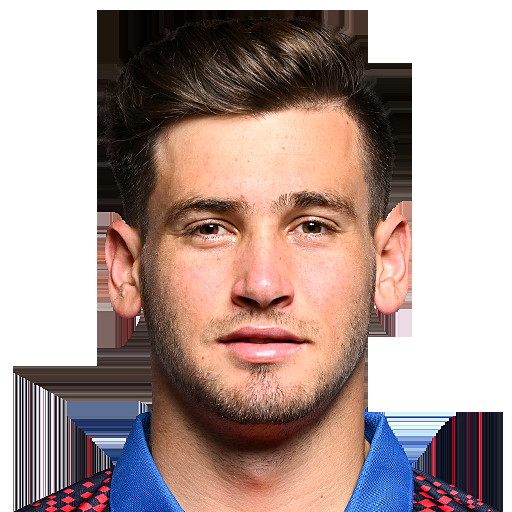
#> input picture Mashup/FaceMashupGame/players/AFG_Ahmad.png, 512 x 512 px; its folder holds 4 pictures in this run
$ python beautiful_main.py
#> lines starting #> are read from the running program, lines starting #| are printed output that depends on the picture
### Mashup/FaceMashupGame/clean_utils.py
import cv2
import numpy as np
import os
import random
import warnings
from typing import List, Tuple, Optional


# Suppress libpng warnings about sRGB profiles
warnings.filterwarnings("ignore", category=UserWarning)
os.environ['OPENCV_IO_ENABLE_OPENEXR'] = '1'


class CleanFaceProcessor:
    def __init__(self):
        """Initialize the face processor with OpenCV's built-in face detection."""
        # Load OpenCV's pre-trained face cascade
        cascade_path = cv2.data.haarcascades + 'haarcascade_frontalface_default.xml'
        self.face_cascade = cv2.CascadeClassifier(cascade_path)

        # Define approximate regions as percentages of face rectangle
        # These are rough estimates without precise landmark detection
        self.eye_region = (0.15, 0.25, 0.7, 0.4)    # x%, y%, w%, h% of face
        self.nose_region = (0.3, 0.4, 0.4, 0.3)     # x%, y%, w%, h% of face
        self.mouth_region = (0.25, 0.65, 0.5, 0.25) # x%, y%, w%, h% of face

    def detect_face(self, image: np.ndarray) -> Optional[Tuple[int, int, int, int]]:
        """Detect the largest face in an image."""
        gray = cv2.cvtColor(image, cv2.COLOR_BGR2GRAY)
        faces = self.face_cascade.detectMultiScale(gray, 1.1, 4)

        if len(faces) == 0:
            return None

        # Return the largest face
        largest_face = max(faces, key=lambda face: face[2] * face[3])
        return tuple(largest_face)

    def extract_face_part(self, image: np.ndarray, face_rect: Tuple[int, int, int, int],
                         part_region: Tuple[float, float, float, float]) -> np.ndarray:
        """Extract a face part based on region percentages."""
        fx, fy, fw, fh = face_rect
        rx, ry, rw, rh = part_region

        # Calculate actual coordinates
        x = int(fx + fw * rx)
        y = int(fy + fh * ry)
        w = int(fw * rw)
        h = int(fh * rh)

        # Ensure coordinates are within image bounds
        x = max(0, min(x, image.shape[1] - w))
        y = max(0, min(y, image.shape[0] - h))
        w = min(w, image.shape[1] - x)
        h = min(h, image.shape[0] - y)

        return image[y:y+h, x:x+w]

    def resize_to_match(self, source_part: np.ndarray, target_size: Tuple[int, int]) -> np.ndarray:
        """Resize a face part to match target dimensions."""
        return cv2.resize(source_part, target_size)

    def create_simple_mask(self, shape: Tuple[int, int]) -> np.ndarray:
        """Create a simple elliptical mask for blending."""
        mask = np.zeros(shape, dtype=np.uint8)
        center = (shape[1]//2, shape[0]//2)
        axes = (shape[1]//3, shape[0]//3)
        cv2.ellipse(mask, center, axes, 0, 0, 360, 255, -1)

        # Apply Gaussian blur for smoother edges
        mask = cv2.GaussianBlur(mask, (15, 15), 0)
        return mask

    def blend_parts(self, base_image: np.ndarray, overlay_part: np.ndarray,
                   position: Tuple[int, int]) -> np.ndarray:
        """Blend a face part onto the base image."""
        x, y = position
        h, w = overlay_part.shape[:2]

        # Ensure overlay fits within base image
        if x + w > base_image.shape[1] or y + h > base_image.shape[0]:
            return base_image

        # Create mask for smooth blending
        mask = self.create_simple_mask((h, w))
        mask_3d = cv2.merge([mask, mask, mask]) / 255.0

        # Extract the region to blend
        base_region = base_image[y:y+h, x:x+w]

        # Blend using alpha compositing
        blended_region = overlay_part * mask_3d + base_region * (1 - mask_3d)

        # Apply blended region back to base image
        result = base_image.copy()
        result[y:y+h, x:x+w] = blended_region.astype(np.uint8)

        return result


def safe_imread(filepath: str) -> Optional[np.ndarray]:
    """Safely read an image file, suppressing PNG warnings."""
#> called with filepath = 'players/AFG_Ahmad.png'
    try:
        # Temporarily redirect stderr to suppress libpng warnings
        import sys
        from io import StringIO

        old_stderr = sys.stderr
        sys.stderr = StringIO()

        # Read the image
        image = cv2.imread(filepath)
#> image is the input picture: shape (512, 512, 3); mean B, G, R 148.9, 153.8, 174.8

        # Restore stderr
        sys.stderr = old_stderr

        return image
    except Exception as e:
        print(f"Error loading {filepath}: {e}")
        return None


class CleanMashupGenerator:
    def __init__(self, players_folder: str = "players"):
        """Initialize the clean mashup generator."""
        self.players_folder = players_folder
        self.face_processor = CleanFaceProcessor()

    def load_player_images(self) -> List[Tuple[str, np.ndarray]]:
        """Load all player images from the players folder."""
        images = []

        if not os.path.exists(self.players_folder):
            raise FileNotFoundError(f"Players folder '{self.players_folder}' not found!")

        print("📸 Loading player images...")
        for filename in os.listdir(self.players_folder):
            if filename.lower().endswith(('.jpg', '.jpeg', '.png', '.bmp')):
                filepath = os.path.join(self.players_folder, filename)

                # Use safe imread to suppress warnings
                image = safe_imread(filepath)

                if image is not None:
                    # Get player name from filename
                    player_name = os.path.splitext(filename)[0].replace('_', ' ').title()
                    images.append((player_name, image))
                    print(f"  ✅ Loaded: {player_name}")
                else:
                    print(f"  ❌ Failed to load: {filename}")

        print(f"📊 Total loaded: {len(images)} players")
        return images

    # [137 lines left out: functions create_simple_mashup, generate_quiz_options, test_clean_face_processing, not called in this run]


# [2 lines that do not run on import are left out]

### Mashup/FaceMashupGame/beautiful_main.py
import cv2
import numpy as np
import os
import random
import sys
from io import StringIO
from clean_utils import CleanMashupGenerator


class BeautifulFaceMashupGame:
    def __init__(self):
        """Initialize the Beautiful Face Mashup Game with modern UI."""
        self.mashup_generator = CleanMashupGenerator()
        self.score = 0
        self.rounds_played = 0
        self.window_name = "🎭 Cricket Face Mashup Challenge"

        # Game settings
        self.quiz_options = []
        self.correct_answer = ""
        self.current_mashup = None
        self.game_state = "playing"  # "playing", "answered", "quit"

        # UI settings
        self.button_areas = []
        self.feedback_message = ""
        self.feedback_color = (255, 255, 255)

        # Beautiful UI Theme
        self.colors = {
            'primary': (52, 152, 219),      # Beautiful blue
            'success': (46, 204, 113),      # Green
            'danger': (231, 76, 60),        # Red
            'warning': (241, 196, 15),      # Yellow
            'dark': (44, 62, 80),           # Dark blue-gray
            'light': (236, 240, 241),       # Light gray
            'white': (255, 255, 255),       # White
            'background': (25, 25, 40),     # Dark background
            'card': (45, 55, 72),           # Card background
            'accent': (155, 89, 182),       # Purple accent
            'gradient_start': (74, 144, 226),
            'gradient_end': (180, 58, 169)
        }

        # Cache all players at startup
        self.all_players = []
        self.all_player_names = []
        self.players_loaded = False

        # Suppress OpenCV warnings
        self.suppress_opencv_warnings()

    def suppress_opencv_warnings(self):
        """Suppress OpenCV and PNG warnings."""
        os.environ['OPENCV_IO_ENABLE_OPENEXR'] = '1'
        self.old_stderr = sys.stderr

    def load_all_players_once(self):
        """Load all players once at startup and cache them."""
        if self.players_loaded:
            return True

        print("🔄 Loading all cricket players...")
        print("🏏 Building your ultimate cricket database...")

        try:
            sys.stderr = StringIO()
            self.all_players = self.mashup_generator.load_player_images()
            self.all_player_names = [name for name, _ in self.all_players]
            sys.stderr = self.old_stderr

            if len(self.all_players) >= 3:
                self.players_loaded = True
                print(f"✅ {len(self.all_players)} cricket legends loaded!")
                print("🎮 Ready for the ultimate face challenge!")
                return True
            else:
                print("❌ Need at least 3 players to play")
                return False

        except Exception as e:
            sys.stderr = self.old_stderr
            print(f"❌ Error loading players: {e}")
            return False

    def draw_gradient_background(self, canvas, width, height):
        """Draw a beautiful gradient background."""
        for y in range(height):
            ratio = y / height
            # Interpolate between gradient colors
            start_color = np.array(self.colors['gradient_start'])
            end_color = np.array(self.colors['gradient_end'])
            color = start_color + ratio * (end_color - start_color)
            cv2.line(canvas, (0, y), (width, y), color.astype(int).tolist(), 1)
        return canvas

    def draw_rounded_rectangle(self, canvas, x1, y1, x2, y2, radius, color, thickness=-1):
        """Draw a rounded rectangle."""
        # Main rectangle
        cv2.rectangle(canvas, (x1 + radius, y1), (x2 - radius, y2), color, thickness)
        cv2.rectangle(canvas, (x1, y1 + radius), (x2, y2 - radius), color, thickness)

        # Corners
        cv2.circle(canvas, (x1 + radius, y1 + radius), radius, color, thickness)
        cv2.circle(canvas, (x2 - radius, y1 + radius), radius, color, thickness)
        cv2.circle(canvas, (x1 + radius, y2 - radius), radius, color, thickness)
        cv2.circle(canvas, (x2 - radius, y2 - radius), radius, color, thickness)

    def draw_shadow(self, canvas, x1, y1, x2, y2, radius=10, offset=5):
        """Draw a subtle shadow behind elements."""
        shadow_color = (0, 0, 0, 30)  # Semi-transparent black
        self.draw_rounded_rectangle(canvas, x1 + offset, y1 + offset,
                                  x2 + offset, y2 + offset, radius,
                                  (20, 20, 20), -1)

    def draw_modern_button(self, canvas, x, y, width, height, text,
                          is_hovered=False, is_selected=False):
        """Draw a modern, beautiful button."""
        # Shadow
        self.draw_shadow(canvas, x, y, x + width, y + height)

        # Button background with gradient effect
        if is_selected:
            color = self.colors['success']
        elif is_hovered:
            color = self.colors['primary']
        else:
            color = self.colors['card']

        # Main button
        self.draw_rounded_rectangle(canvas, x, y, x + width, y + height, 12, color, -1)

        # Border
        border_color = self.colors['primary'] if is_hovered else self.colors['light']
        self.draw_rounded_rectangle(canvas, x, y, x + width, y + height, 12, border_color, 2)

        # Text with better styling
        font = cv2.FONT_HERSHEY_SIMPLEX
        font_scale = 0.45
        thickness = 1

        # Calculate text position for centering
        text_size = cv2.getTextSize(text, font, font_scale, thickness)[0]
        text_x = x + (width - text_size[0]) // 2
        text_y = y + (height + text_size[1]) // 2

        # Text shadow
        cv2.putText(canvas, text, (text_x + 1, text_y + 1), font, font_scale,
                   (0, 0, 0), thickness)

        # Main text
        text_color = self.colors['white']
        cv2.putText(canvas, text, (text_x, text_y), font, font_scale,
                   text_color, thickness)

    def draw_score_card(self, canvas, x, y, width, height):
        """Draw a beautiful score card."""
        # Shadow
        self.draw_shadow(canvas, x, y, x + width, y + height)

        # Card background
        self.draw_rounded_rectangle(canvas, x, y, x + width, y + height, 15,
                                  self.colors['card'], -1)

        # Border
        self.draw_rounded_rectangle(canvas, x, y, x + width, y + height, 15,
                                  self.colors['primary'], 2)

        # Score text
        score_text = f"{self.score}"
        attempts_text = f"of {self.rounds_played}"

        # Main score
        font = cv2.FONT_HERSHEY_SIMPLEX
        cv2.putText(canvas, "SCORE", (x + 15, y + 25), font, 0.5,
                   self.colors['light'], 1)
        cv2.putText(canvas, score_text, (x + 15, y + 50), font, 1.2,
                   self.colors['success'], 2)
        cv2.putText(canvas, attempts_text, (x + 15, y + 70), font, 0.4,
                   self.colors['light'], 1)

    def draw_title_header(self, canvas, width):
        """Draw a beautiful title header."""
        header_height = 100

        # Header background with gradient
        for y in range(header_height):
            ratio = y / header_height
            start_color = np.array(self.colors['dark'])
            end_color = np.array(self.colors['card'])
            color = start_color + ratio * (end_color - start_color)
            cv2.line(canvas, (0, y), (width, y), color.astype(int).tolist(), 1)

        # Title with shadow effect
        title = "CRICKET FACE MASHUP CHALLENGE"
        font = cv2.FONT_HERSHEY_SIMPLEX

        # Title shadow
        cv2.putText(canvas, title, (21, 41), font, 0.8, (0, 0, 0), 2)
        # Main title
        cv2.putText(canvas, title, (20, 40), font, 0.8, self.colors['white'], 2)

        # Subtitle
        subtitle = f"🏏 {len(self.all_players)} Cricket Legends • AI Face Blending"
        cv2.putText(canvas, subtitle, (20, 65), font, 0.4, self.colors['light'], 1)

        # Decorative line
        cv2.rectangle(canvas, (20, 75), (width - 20, 77), self.colors['primary'], -1)

    def create_optimized_mashup(self, num_players: int = 3):
        """Create a mashup using pre-loaded players."""
#> called with num_players = 3
        if not self.players_loaded:
            raise ValueError("Players not loaded!")

        if len(self.all_players) < num_players:
            raise ValueError(f"Need at least {num_players} players")

        selected_players = random.sample(self.all_players, num_players)
        base_name, base_image = selected_players[0]
        base_face = self.mashup_generator.face_processor.detect_face(base_image)
#> in detect_face, `gray = cv2.cvtColor(image, cv2.COLOR_BGR2GRAY)`:
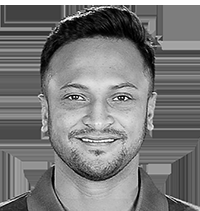
#> gray: shape (211, 200); min 0, max 255, mean 122.3
#> in detect_face, `faces = self.face_cascade.detectMultiScale(gray, 1.1, 4)`: faces = [[35, 47, 129, 129]]
#> in detect_face, `largest_face = max(faces, key=lambda face: face[2] * face[3])`: largest_face = [35, 47, 129, 129]

        if base_face is None:
            for name, image in self.all_players:
                face = self.mashup_generator.face_processor.detect_face(image)
                if face is not None:
                    base_name, base_image, base_face = name, image, face
                    break
            else:
                raise ValueError("Could not find any player with detectable face")

        result_image = base_image.copy()
        used_players = [base_name]

        face_parts = [
            (self.mashup_generator.face_processor.eye_region, "eyes"),
            (self.mashup_generator.face_processor.nose_region, "nose"),
            (self.mashup_generator.face_processor.mouth_region, "mouth")
        ]

        for i, (part_region, part_name) in enumerate(face_parts):
            if i + 1 < len(selected_players):
                source_name, source_image = selected_players[i + 1]
                source_face = self.mashup_generator.face_processor.detect_face(source_image)

                if source_face is not None:
                    try:
                        source_part = self.mashup_generator.face_processor.extract_face_part(
                            source_image, source_face, part_region
                        )

                        fx, fy, fw, fh = base_face
                        rx, ry, rw, rh = part_region
                        target_x = int(fx + fw * rx)
                        target_y = int(fy + fh * ry)
                        target_w = int(fw * rw)
                        target_h = int(fh * rh)

                        resized_part = self.mashup_generator.face_processor.resize_to_match(
                            source_part, (target_w, target_h)
                        )

                        result_image = self.mashup_generator.face_processor.blend_parts(
                            result_image, resized_part, (target_x, target_y)
                        )

                        if source_name not in used_players:
                            used_players.append(source_name)

                    except Exception as e:
                        print(f"Could not blend {part_name} from {source_name}: {e}")
#> this loop made 3 passes
#> largest_face in detect_face on passes 1 to 2: [844, 136, 267, 267], [113, 106, 299, 299]
#> pass 1, in detect_face (call 2), `gray = cv2.cvtColor(image, cv2.COLOR_BGR2GRAY)`:
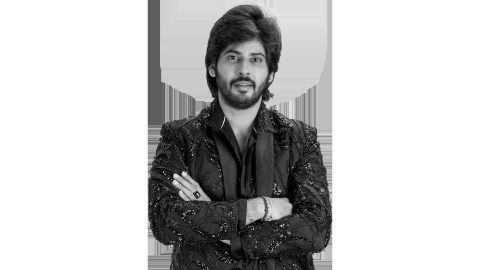
#> gray: shape (1080, 1920) (shown at 1/4 size); min 0, max 255, mean 196.4
#> pass 1, in blend_parts, `base_region = base_image[y:y+h, x:x+w]`:
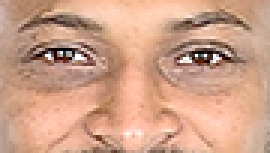
#> base_region: shape (51, 90, 3) (shown 3 times larger); mean B, G, R 136.7, 160.9, 207.2
#> after the loop:
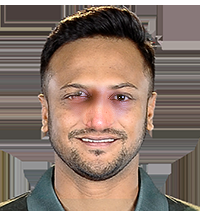
#> result_image: shape (211, 200, 3); mean B, G, R 104.8, 116.8, 137.5
#> after the loop:
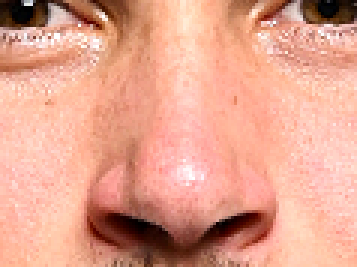
#> source_part: shape (89, 119, 3) (shown 3 times larger); mean B, G, R 142.2, 162.9, 226.6

        return result_image, used_players

    def generate_optimized_quiz_options(self, correct_players, total_options: int = 4):
        """Generate quiz options using pre-loaded player names."""
#> called with total_options = 4
        correct_answer = " + ".join(sorted(correct_players))

        wrong_options = []
        attempts = 0
        while len(wrong_options) < total_options - 1 and attempts < 20:
            num_players = random.randint(2, 3)
            random_players = random.sample(self.all_player_names,
                                         min(num_players, len(self.all_player_names)))
            wrong_answer = " + ".join(sorted(random_players))

            if wrong_answer != correct_answer and wrong_answer not in wrong_options:
                wrong_options.append(wrong_answer)
            attempts += 1

        while len(wrong_options) < total_options - 1:
            random_player = random.choice(self.all_player_names)
            if random_player not in wrong_options and random_player != correct_answer:
                wrong_options.append(random_player)

        all_options = [correct_answer] + wrong_options[:total_options-1]
        random.shuffle(all_options)

        return all_options, correct_answer

    def create_beautiful_game_display(self, mashup_image: np.ndarray, options: list, feedback: str = "") -> np.ndarray:
        """Create a beautiful game display with modern UI."""
#> called with feedback = ''
        # Calculate dimensions
        display_height = 420
        aspect_ratio = mashup_image.shape[1] / mashup_image.shape[0]
        display_width = int(display_height * aspect_ratio)

        canvas_width = max(900, display_width + 40)
        canvas_height = 720

        # Create canvas with gradient background
        canvas = np.ones((canvas_height, canvas_width, 3), dtype=np.uint8) * 25
        canvas = self.draw_gradient_background(canvas, canvas_width, canvas_height)

        # Draw header
        self.draw_title_header(canvas, canvas_width)
#> after the loop in draw_title_header, `for y in range(header_height):`:
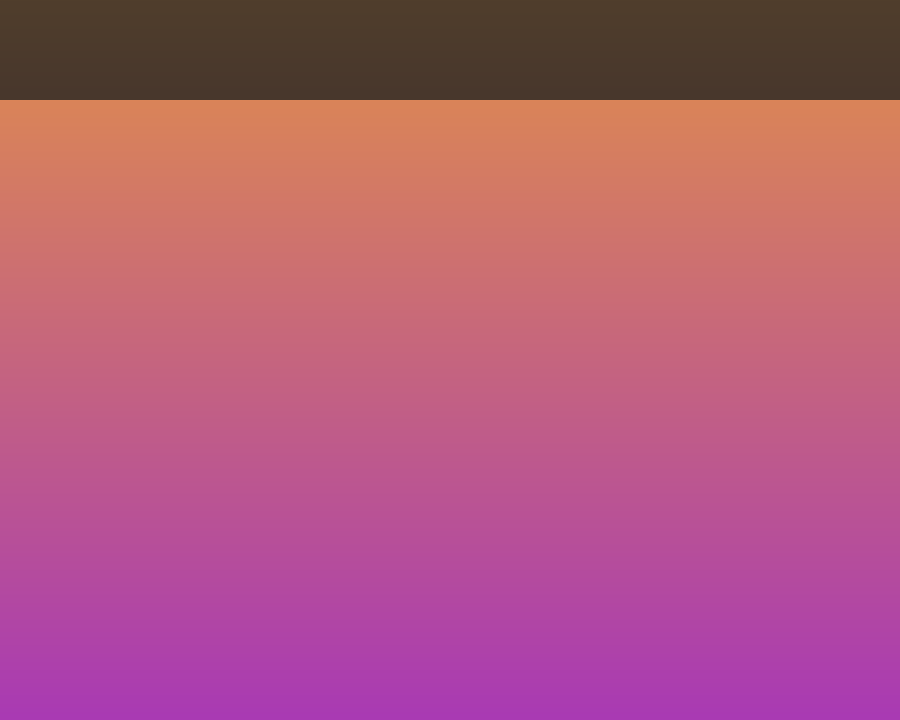
#> canvas: shape (720, 900, 3); mean of channels 0, 1, 2 121.3, 89.5, 176.8; drawn as B, G, R
#> in draw_title_header, `font = cv2.FONT_HERSHEY_SIMPLEX`: font = 0

        # Image card with shadow
        img_x = (canvas_width - display_width) // 2
        img_y = 120

        # Image shadow
        self.draw_shadow(canvas, img_x - 10, img_y - 10,
                        img_x + display_width + 10, img_y + display_height + 10)
#> in draw_rounded_rectangle, `cv2.rectangle(canvas, (x1, y1 + radius), (x2, y2 - radius), color, thi..`:
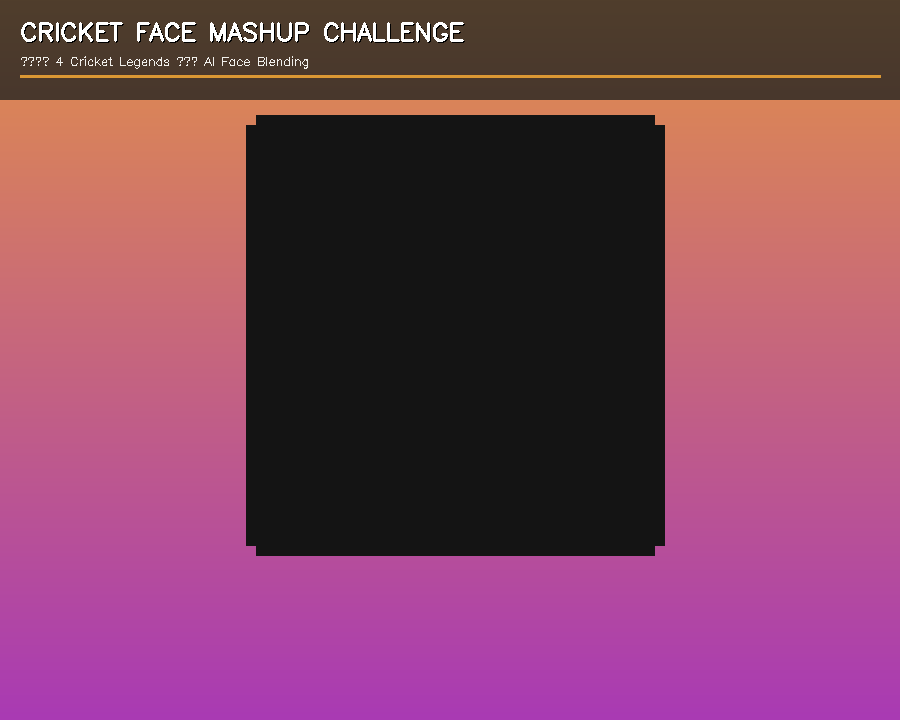
#> canvas: shape (720, 900, 3); mean of channels 0, 1, 2 93.3, 67.2, 127.4; drawn as B, G, R
#> (the rest of the program and of its run is left out)
